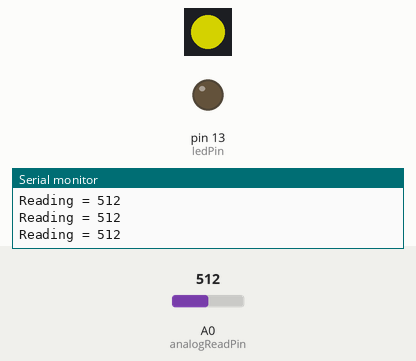
Simulated run of this sketch. Board: Arduino Uno, built with avr-gcc and run on an emulated ATmega328P. Shown: 1 RGB LEDs in strip order, left to right, output pins drawn as LEDs (lit = HIGH), the last lines printed to the serial monitor. Inputs (shaded band) come from the test bench; at power-on: A0 (analogReadPin) = 512. Dim RGB values are drawn brighter than linear.

Above: at 1.2 s.
1.3 s: A0 (analogReadPin) set to 457
At 2.0 s:
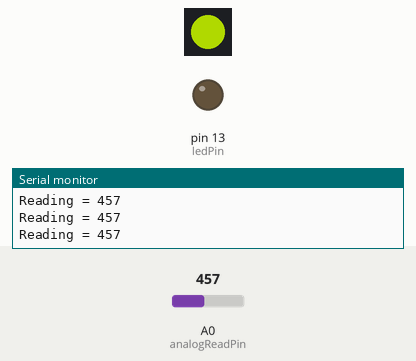
2.8 s: A0 (analogReadPin) set to 423
At 3.1 s:
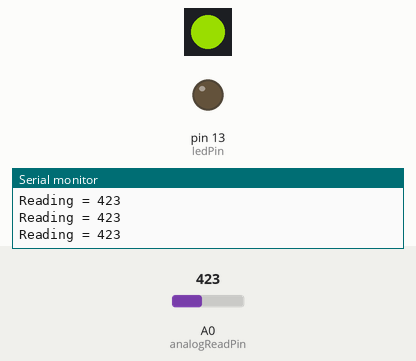
4.3 s: A0 (analogReadPin) set to 1023
At 5.4 s:
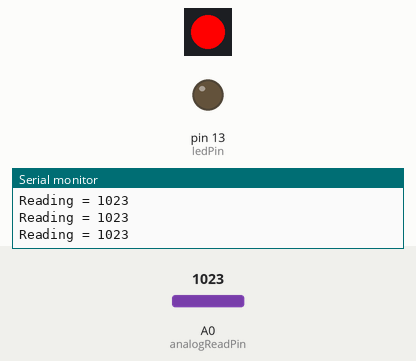
5.8 s: A0 (analogReadPin) set to 690
At 7.0 s:
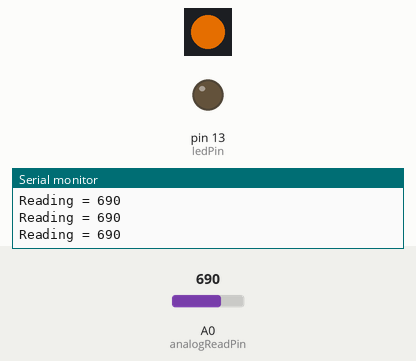
7.3 s: A0 (analogReadPin) set to 666
At 8.0 s:
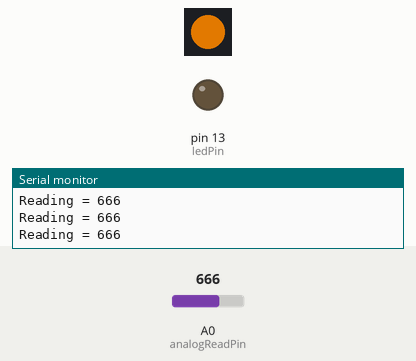
8.8 s: A0 (analogReadPin) set to 596
At 9.1 s:
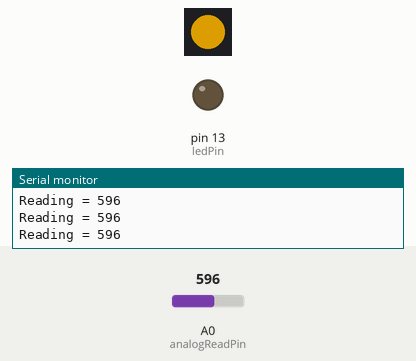
10.3 s: A0 (analogReadPin) set to 575
Timing chart, 0 to 12.8 s (numbered marks = the images above; inputs shaded):
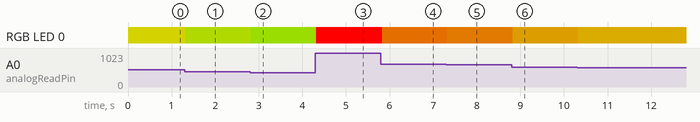

Measured:
- after the input at 1.3 s, RGB LED 0: RGB(128, 127, 0) → RGB(114, 141, 0) at once
- after the input at 2.8 s, RGB LED 0: RGB(114, 141, 0) → RGB(105, 150, 0) at once
- after the input at 4.3 s, RGB LED 0: RGB(105, 150, 0) → RGB(255, 0, 0) at once
- after the input at 5.8 s, RGB LED 0: RGB(255, 0, 0) → RGB(172, 83, 0) at once
- after the input at 7.3 s, RGB LED 0: RGB(172, 83, 0) → RGB(166, 89, 0) at once
- after the input at 8.8 s, RGB LED 0: RGB(166, 89, 0) → RGB(149, 106, 0) at once
- after the input at 10.3 s, RGB LED 0: RGB(149, 106, 0) → RGB(143, 112, 0) at once

The sketch:

duck_controller_demo.ino
```cpp
#include <Adafruit_NeoPixel.h>

bool isDigit(char c);
int asciiToIntValue(char c);
void parseCharacter(char character);

const int analogReadPin = 0;

const int pixelPin = 6;
const int ledPin = 13;

Adafruit_NeoPixel pixel = Adafruit_NeoPixel(1, pixelPin, NEO_GRB + NEO_KHZ800);

enum SerialState {
    WaitingStart,
    GotC,
    ParsingRed,
    ParsingGreen,
    ParsingBlue,
};

SerialState state = SerialState::WaitingStart;

int red = 0;
int green = 0;
int blue = 0;

void setup()
{
    Serial.begin(9600);
    pinMode(13, OUTPUT);
    pixel.begin();
    pixel.show();
}

void loop()
{
    int reading = analogRead(analogReadPin);
    Serial.print("Reading = ");
    Serial.println(reading);

    pixel.setPixelColor(0, pixel.Color(reading/4, 255-reading/4, 0));
    pixel.show();
}


bool isDigit(char c)
{
    return c >= '0' && c <= '9';
}

int asciiToIntValue(char c)
{
    return c - '0';
}

/*!
 * This looks for a command in the form:
 * c:<digit>,<digit>,<digit>
 * and tries to set a neopixel to that color when found
 *
 * example:
 * c:255,128,0
 */
void parseCharacter(char character)
{
    switch (state) {
    case SerialState::WaitingStart:
        if (character == 'c') {
            state = SerialState::GotC;
        }
        break;
    case SerialState::GotC:
        if (character == ':') {
            state = SerialState::ParsingRed;
            red = 0;
        } else {
            state = SerialState::WaitingStart;
        }
        break;
    case SerialState::ParsingRed:
        if (isDigit(character)) {
            red = (red * 10) + asciiToIntValue(character);
        } else if (character == ',') {
            state = SerialState::ParsingGreen;
            green = 0;
        } else {
            state = SerialState::WaitingStart;
        }
        break;
    case SerialState::ParsingGreen:
        if (isDigit(character)) {
            green = (green * 10) + asciiToIntValue(character);
        } else if (character == ',') {
            state = SerialState::ParsingBlue;
            blue = 0;
        } else {
            state = SerialState::WaitingStart;
        }
        break;
    case SerialState::ParsingBlue:
        if (isDigit(character)) {
            blue = (blue * 10) + asciiToIntValue(character);
            break;
        }
        pixel.setPixelColor(0, pixel.Color(red, green, blue));
        pixel.show();
        state = SerialState::WaitingStart;
        break;
    }
}
```
